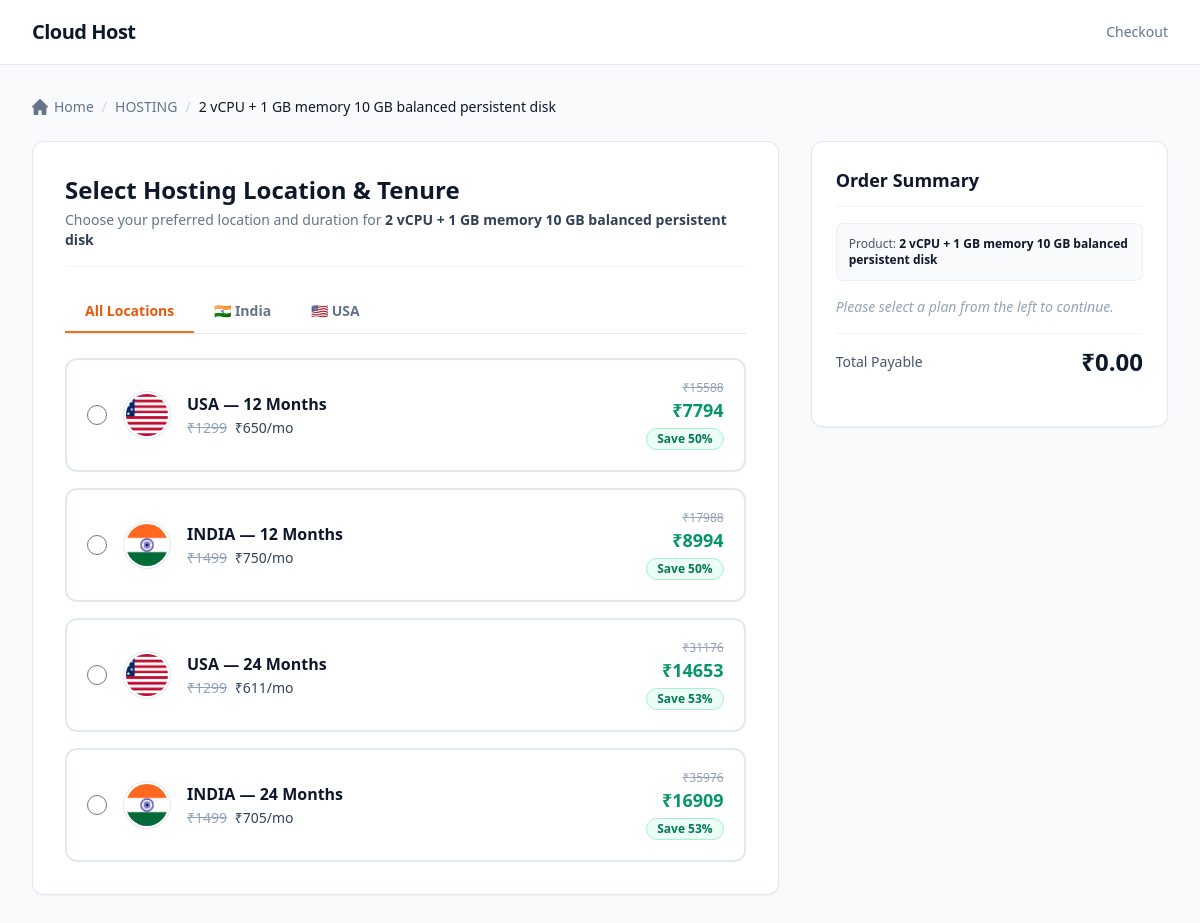
Page /product/2-vcpu-1-gb-memory-10-gb-balanced-persistent-disk/ (signed in) on the committed database.
### product/models.py (models this page shows, shortened)
class Product(models.Model):
    STATUS = (
        ('PUBLISH', 'PUBLISH'),
        ('DRAFT', 'DRAFT'),
    )
    featured_image = models.ImageField(upload_to="featuredimg", null=True)
    title = models.CharField(max_length=500)
    category = models.ForeignKey(Categories, on_delete=models.CASCADE, null=True)
    features = models.ManyToManyField(Feature, blank=True, related_name='plans')
    description = models.TextField()
    slug = models.SlugField(default='', max_length=500, null=True, blank=True)
    status = models.CharField(choices=STATUS, max_length=100, null=True)
    created_at = models.DateField(auto_now_add=True)

class Categories(models.Model):
    icon = models.CharField(max_length=200, null=True)
    name = models.CharField(max_length=200)

class Price(models.Model):
    product = models.ForeignKey(Product, on_delete=models.CASCADE, related_name="prices")
    region = models.ForeignKey(Region, on_delete=models.CASCADE)
    duration = models.ForeignKey(Duration, on_delete=models.CASCADE)
    monthly = models.DecimalField(max_digits=10, decimal_places=2)
    discount = models.DecimalField(
        max_digits=5, decimal_places=2, null=True, blank=True,
        help_text="Discount percentage (e.g., 20 for 20%)"
    )
    created_at = models.DateTimeField(auto_now_add=True)
    class Meta:
        unique_together = ('product', 'region', 'duration')
    def total_price(self):
        duration_val = ''.join(filter(str.isdigit, self.duration.name))
        months = int(duration_val) if duration_val else 1
        return self.monthly * months
    def discounted_price(self):
        total = self.total_price()
        if self.discount:
            return total - (total * (self.discount / 100))
        return total
    def discounted_monthly(self):
        if self.discount:
            return self.monthly - (self.monthly * (self.discount / 100))
        return self.monthly

class Region(models.Model):
    logo = models.ImageField(upload_to="author")
    name = models.CharField(max_length=100, null=True)

class Duration(models.Model):
    name = models.CharField(max_length=100, null=True)

### app/views.py (the view)
# urls.py: path('product/<slug:slug>/', views.product_detail, name='product_detail'),
@login_required(login_url='/accounts/login/')
def product_detail(request, slug):
    product = Product.objects.prefetch_related('prices').get(slug=slug)
    return render(request, 'product_detail.html', {'product': product})

### app/templates/product_detail.html (shortened to what this page needs)
<!DOCTYPE html>
<html lang="en">
<head>
  <script src="https://cdn.tailwindcss.com"></script>
  {% load static %}
</head>
<body class="bg-slate-50 text-slate-800 font-sans antialiased min-h-screen flex flex-col">
  <header class="bg-white border-b border-slate-200 sticky top-0 z-50">
    <div class="max-w-7xl mx-auto px-4 sm:px-6 lg:px-8 h-16 flex items-center justify-between">
      <div class="flex items-center space-x-3">
        <span class="text-xl font-bold text-slate-900 tracking-tight">Cloud Host</span>
      </div>
      <div class="text-sm font-medium text-slate-500">
        Checkout
      </div>
    </div>
  </header>
  <main class="flex-grow max-w-7xl w-full mx-auto px-4 sm:px-6 lg:px-8 py-8">
    <nav class="mb-6 flex" aria-label="Breadcrumb">
      <ol class="inline-flex items-center space-x-2 text-sm text-slate-500">
        <li class="inline-flex items-center">
          <a href="/" class="hover:text-orange-600 inline-flex items-center transition-colors">
            <svg class="w-4 h-4 me-1.5" fill="currentColor" viewBox="0 0 20 20">
              <path d="m19.707 9.293-2-2-7-7a1 1 0 0 0-1.414 0l-7 7-2 2a1 1 0 0 0 1.414 1.414L2 10.414V18a2 2 0 0 0 2 2h3a1 1 0 0 0 1-1v-4a1 1 0 0 1 1-1h2a1 1 0 0 1 1 1v4a1 1 0 0 0 1 1h3a2 2 0 0 0 2-2v-7.586l.293.293a1 1 0 0 0 1.414-1.414Z"/>
            </svg>
            Home
          </a>
        </li>
        <li><span class="text-slate-300">/</span></li>
        <li>
          <a href="/" class="hover:text-orange-600 transition-colors uppercase">
            {{ product.category.name|default:"Hosting" }}
          </a>
        </li>
        <li><span class="text-slate-300">/</span></li>
        <li class="font-medium text-slate-900 truncate">{{ product.title }}</li>
      </ol>
    </nav>
    <div class="grid grid-cols-1 lg:grid-cols-3 gap-8">
      <div class="lg:col-span-2 space-y-6">
        <div class="bg-white rounded-xl shadow-sm border border-slate-200 p-6 sm:p-8">
          <div class="border-b border-slate-100 pb-4 mb-6 flex flex-col sm:flex-row sm:items-center justify-between gap-4">
            <div>
              <h1 class="text-2xl font-bold text-slate-900">Select Hosting Location & Tenure</h1>
              <p class="text-slate-500 text-sm mt-1">Choose your preferred location and duration for <span class="font-semibold text-slate-700">{{ product.title }}</span></p>
            </div>
          </div>
          <div class="flex border-b border-slate-200 mb-6">
            <button id="tab-all" onclick="filterRegion('ALL')" class="region-tab px-5 py-2.5 text-sm font-semibold border-b-2 border-orange-500 text-orange-600 focus:outline-none transition">
              All Locations
            </button>
            <button id="tab-india" onclick="filterRegion('INDIA')" class="region-tab px-5 py-2.5 text-sm font-semibold border-b-2 border-transparent text-slate-500 hover:text-slate-700 focus:outline-none transition flex items-center gap-2">
              🇮🇳 India
            </button>
            <button id="tab-usa" onclick="filterRegion('USA')" class="region-tab px-5 py-2.5 text-sm font-semibold border-b-2 border-transparent text-slate-500 hover:text-slate-700 focus:outline-none transition flex items-center gap-2">
              🇺🇸 USA
            </button>
          </div>
          <div class="grid grid-cols-1 gap-4" id="plansContainer">
            {% for price in product.prices.all %}
            <label class="plan-card relative flex items-center justify-between border-2 border-slate-200 p-5 rounded-xl cursor-pointer hover:border-orange-400 hover:shadow-md transition-all duration-200"
                   data-region-name="{{ price.region.name|upper }}">
              <div class="flex items-center space-x-4">
                <input type="radio" name="plan"
                       data-region="{{ price.region.name }}"
                       data-duration="{{ price.duration.name }}"
                       data-monthly="{{ price.monthly }}"
                       data-discount="{{ price.discount|default:0 }}"
                       data-final="{{ price.discounted_price }}"
                       class="w-5 h-5 accent-orange-500 text-orange-600 focus:ring-orange-500 border-slate-300">
                {% if price.region.logo %}
                <img src="{{ price.region.logo.url }}"
                     alt="{{ price.region.name }}"
                     class="w-12 h-12 rounded-full border border-slate-200 object-cover p-0.5">
                {% endif %}
                <div>
                  <h3 class="font-semibold text-slate-900 text-base">
                    {{ price.region.name }} — {{ price.duration.name }}
                  </h3>
                  <div class="text-sm text-slate-500 mt-0.5">
                    {% if price.discount %}
                      <del class="text-slate-400 mr-1">₹{{ price.monthly|floatformat:0 }}</del>
                      <span class="text-slate-700 font-medium">₹{{ price.discounted_monthly|floatformat:0 }}/mo</span>
                    {% else %}
                      <span>₹{{ price.monthly|floatformat:0 }}/mo</span>
                    {% endif %}
                  </div>
                </div>
              </div>
              <div class="text-right">
                {% if price.discount %}
                <p class="text-xs text-slate-400 line-through">₹{{ price.total_price|floatformat:0 }}</p>
                {% endif %}
                <p class="text-lg font-bold text-emerald-600">₹{{ price.discounted_price|floatformat:0 }}</p>
                {% if price.discount %}
                <span class="inline-flex items-center bg-emerald-50 text-emerald-700 text-xs font-semibold px-2.5 py-0.5 rounded-full mt-1 border border-emerald-200">
                  Save {{ price.discount|floatformat:0 }}%
                </span>
                {% endif %}
              </div>
            </label>
            {% endfor %}
          </div>
        </div>
      </div>
      <div class="lg:col-span-1">
        <div class="bg-white rounded-xl shadow-sm border border-slate-200 p-6 sticky top-24">
          <h2 class="text-lg font-bold text-slate-900 border-b border-slate-100 pb-3 mb-4">Order Summary</h2>
          <div class="bg-slate-50 rounded-lg p-3 mb-4 text-xs font-medium text-slate-600 border border-slate-200/60">
            Product: <span class="text-slate-900 font-semibold">{{ product.title }}</span>
          </div>
          <div id="summaryDetails" class="text-sm text-slate-600 space-y-2 mb-4">
            <p class="text-slate-400 italic">Please select a plan from the left to continue.</p>
          </div>
          <div class="border-t border-slate-100 pt-3 mb-6 flex justify-between items-center">
            <span class="text-sm font-medium text-slate-600">Total Payable</span>
            <span class="text-2xl font-extrabold text-slate-900" id="subtotal">₹0.00</span>
          </div>
        </div>
      </div>
    </div>
  </main>
</body>
</html>

### rows in the picture
Product: category.name "HOSTING", title "2 vCPU + 1 GB memory 10 GB balanced persistent disk"
Price: region.logo (picture), region.name "USA", duration.name "12 Months", monthly "1299", discounted_monthly "650", total_price "15588", discounted_price "7794", discount "50"
Price: region.logo (picture), region.name "INDIA", duration.name "12 Months", monthly "1499", discounted_monthly "750", total_price "17988", discounted_price "8994", discount "50"
Price: region.logo (picture), region.name "USA", duration.name "24 Months", monthly "1299", discounted_monthly "611", total_price "31176", discounted_price "14653", discount "53"
Price: region.logo (picture), region.name "INDIA", duration.name "24 Months", monthly "1499", discounted_monthly "705", total_price "35976", discounted_price "16909", discount "53"
